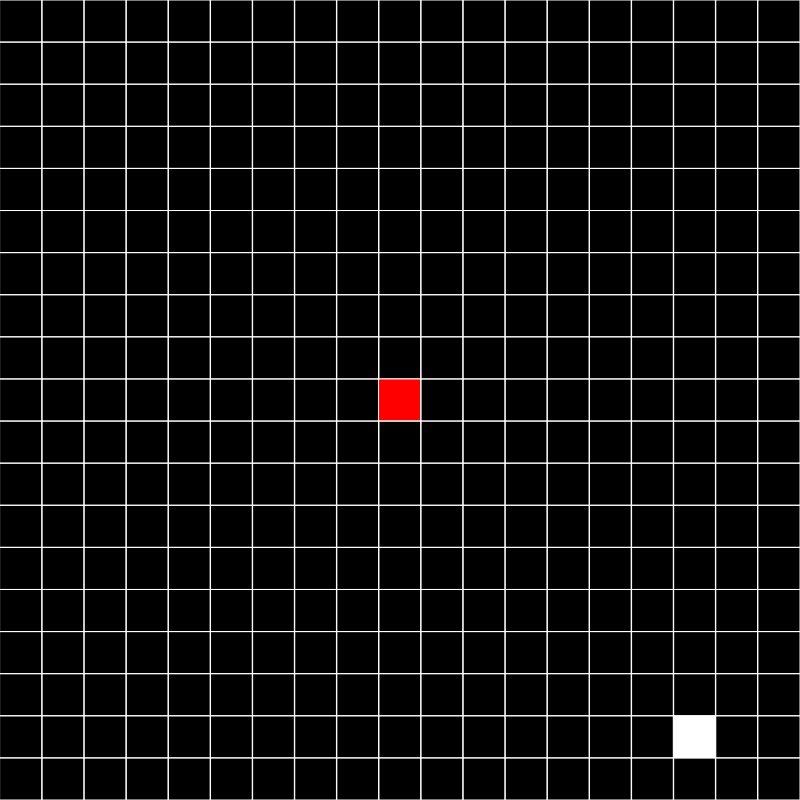
Frame 1 (no input)
Frame 60 (no input): identical to frame 1, image omitted
Frame 120 (the mouse pressed at the canvas centre since frame 60): identical to frame 1, image omitted

The p5.js sketch that drew this single still picture (run headless with seeded random() and noise() and a simulated clock; from frame 60 on, the mouse is pressed at the canvas centre):

// p5.js sketch
// ── sketch.js
const SIZE = 19;

let grid;
let currX;
let currY;

function setup() {
  createCanvas(800, 800);

  grid = new Grid(SIZE);
  [currX, currY] = grid.setRandomValue(1);
}

function keyPressed() {
  if (keyCode == UP_ARROW) {
    let success = grid.moveUp(currX, currY);
    success ? newPoint() : currY--;
  } else if (keyCode == RIGHT_ARROW) {
    let success = grid.moveRight(currX, currY);
    success ? newPoint() : currX++;
  } else if (keyCode == DOWN_ARROW) {
    let success = grid.moveDown(currX, currY);
    success ? newPoint() : currY++;
  } else if (keyCode == LEFT_ARROW) {
    let success = grid.moveLeft(currX, currY);
    success ? newPoint() : currX--;
  }
}

function draw() {
  background(0);
  grid.render();
}

function newPoint() {
  console.log("newPoint ran");
}

// ── grid.js
class Grid {
  constructor(size) {
    this.size = size;
    this.sx = Math.floor(size / 2);
    this.sy = Math.floor(size / 2);
    this.cellSize = width / size;
    this.data = this.initData();
    this.setValue(this.sx, this.sy, 1);
  }

  initData() {
    let arr = [];
    for (let x = 0; x < this.size; x++) {
      let a = [];
      for (let y = 0; y < this.size; y++) {
        a.push(0);
      }
      arr.push(a);
    }
    return arr;
  }

  setValue(x, y, value) {
    this.data[x][y] = value;
  }

  setRandomValue(value) {
    const rx = Math.floor(Math.random() * (this.size - 1));
    const ry = Math.floor(Math.random() * (this.size - 1));
    this.setValue(rx, ry, value);
    return [rx, ry];
  }

  move(oldX, oldY, newX, newY) {
    if (newX >= 0 && newY >= 0 && newX < this.size && newY < this.size) {
      if (this.data[newX][newY] != 1) {
        this.data[newX][newY] = 1;
        this.data[oldX][oldY] = 0;
        return true;
      }
    }
    return false;
  }
  moveUp(x, y) {
    this.move(x, y, x, y - 1);
  }
  moveRight(x, y) {
    this.move(x, y, x + 1, y);
  }
  moveDown(x, y) {
    this.move(x, y, x, y + 1);
  }
  moveLeft(x, y) {
    this.move(x, y, x - 1, y);
  }

  render() {
    stroke(255);

    for (let i = 0; i < this.data.length; i++) {
      for (let j = 0; j < this.data[0].length; j++) {
        if (this.data[i][j] == 1) {
          if (i == this.sx && j == this.sy) {
            fill(255, 0, 0);
          } else {
            fill(255);
          }
        } else {
          noFill();
        }
        const x = i * this.cellSize;
        const y = j * this.cellSize;
        square(x, y, this.cellSize);
      }
    }
  }
}
